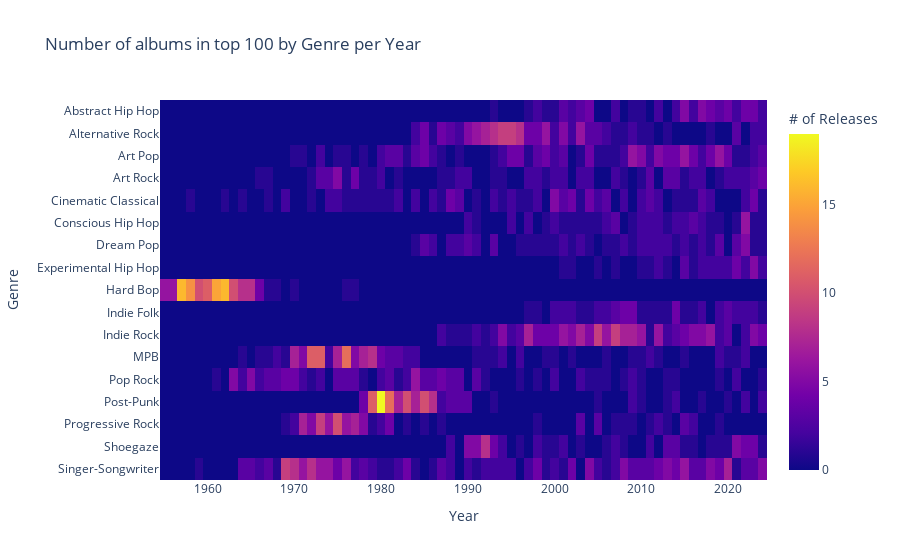

The cell this chart's notebook holds for it:
### Markdown cell above
Gather the top 10 genres of all time and the top 10 genres of the 2020s to see what was popular and what is growing in popularity

### Code cell
top_genres_2020s = df[df["list_year"] >= 2020]["primary_genre"].value_counts()
num_genres = 10
genres_list = set(top_genres.head(num_genres).index.to_list() + top_genres_2020s.head(num_genres).index.to_list())

df_top_grp = df[df["primary_genre"].isin(genres_list)]
df_grp = df_top_grp.groupby(["primary_genre", "list_year"], as_index=False).count()[
    ["primary_genre", "list_year", "album_name"]
]

df_pivot = df_grp.pivot(index="primary_genre", columns="list_year", values="album_name")
# a genre has to have a minimum number of albums make the list in a single year to be shown
min_albums = 0
df_pivot = df_pivot.loc[df_pivot[df_pivot > min_albums].any(axis=1)]
df_pivot = df_pivot.fillna(0)


px.imshow(
    df_pivot,
    labels=dict(
        x="Year",
        y="Genre",
        color="# of Releases",
    ),
    title="Number of albums in top 100 by Genre per Year",
    height=800,
)

### Figure 1 — Plotly figure (JSON) as saved in the notebook; plotly's stock layout.template omitted (floating-point values rounded to 4 significant figures; data arrays with more than 128 entries replaced by an {"elided": "..."} marker saying what was removed)
{"data": [{"coloraxis": "coloraxis", "hovertemplate": "Year: %{x}<br>Genre: %{y}<br># of Releases: %{z}<extra></extra>", "name": "0", "type": "heatmap", "x": [1955, 1956, 1957, 1958, 1959, 1960, 1961, 1962, 1963, 1964, 1965, 1966, 1967, 1968, 1969, 1970, 1971, 1972, 1973, 1974, 1975, 1976, 1977, 1978, 1979, 1980, 1981, 1982, 1983, 1984, 1985, 1986, 1987, 1988, 1989, 1990, 1991, 1992, 1993, 1994, 1995, 1996, 1997, 1998, 1999, 2000, 2001, 2002, 2003, 2004, 2005, 2006, 2007, 2008, 2009, 2010, 2011, 2012, 2013, 2014, 2015, 2016, 2017, 2018, 2019, 2020, 2021, 2022, 2023, 2024], "xaxis": "x", "y": ["Abstract Hip Hop", "Alternative Rock", "Art Pop", "Art Rock", "Cinematic Classical", "Conscious Hip Hop", "Dream Pop", "Experimental Hip Hop", "Hard Bop", "Indie Folk", "Indie Rock", "MPB", "Pop Rock", "Post-Punk", "Progressive Rock", "Shoegaze", "Singer-Songwriter"], "yaxis": "y", "z": {"elided": "17x70 int values"}}], "layout": {"autosize": true, "coloraxis": {"colorbar": {"title": {"text": "# of Releases"}}, "colorscale": [[0, "#0d0887"], [0.1111, "#46039f"], [0.2222, "#7201a8"], [0.3333, "#9c179e"], [0.4444, "#bd3786"], [0.5556, "#d8576b"], [0.6667, "#ed7953"], [0.7778, "#fb9f3a"], [0.8889, "#fdca26"], [1, "#f0f921"]]}, "title": {"text": "Number of albums in top 100 by Genre per Year"}, "xaxis": {"anchor": "y", "autorange": true, "constrain": "domain", "domain": [0, 1], "range": [1954.0, 2024.0], "scaleanchor": "y", "title": {"text": "Year"}, "type": "linear"}, "yaxis": {"anchor": "x", "autorange": true, "constrain": "domain", "domain": [0, 1], "range": [16.5, -0.5], "title": {"text": "Genre"}, "type": "category"}}}
